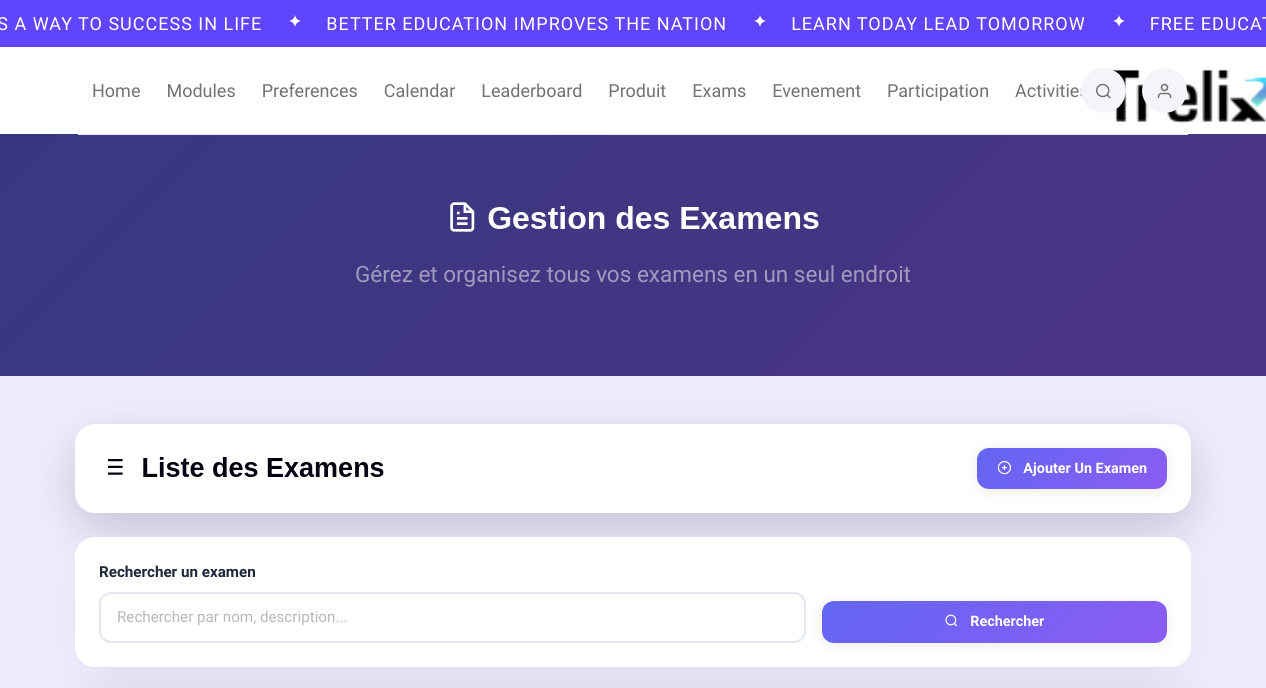
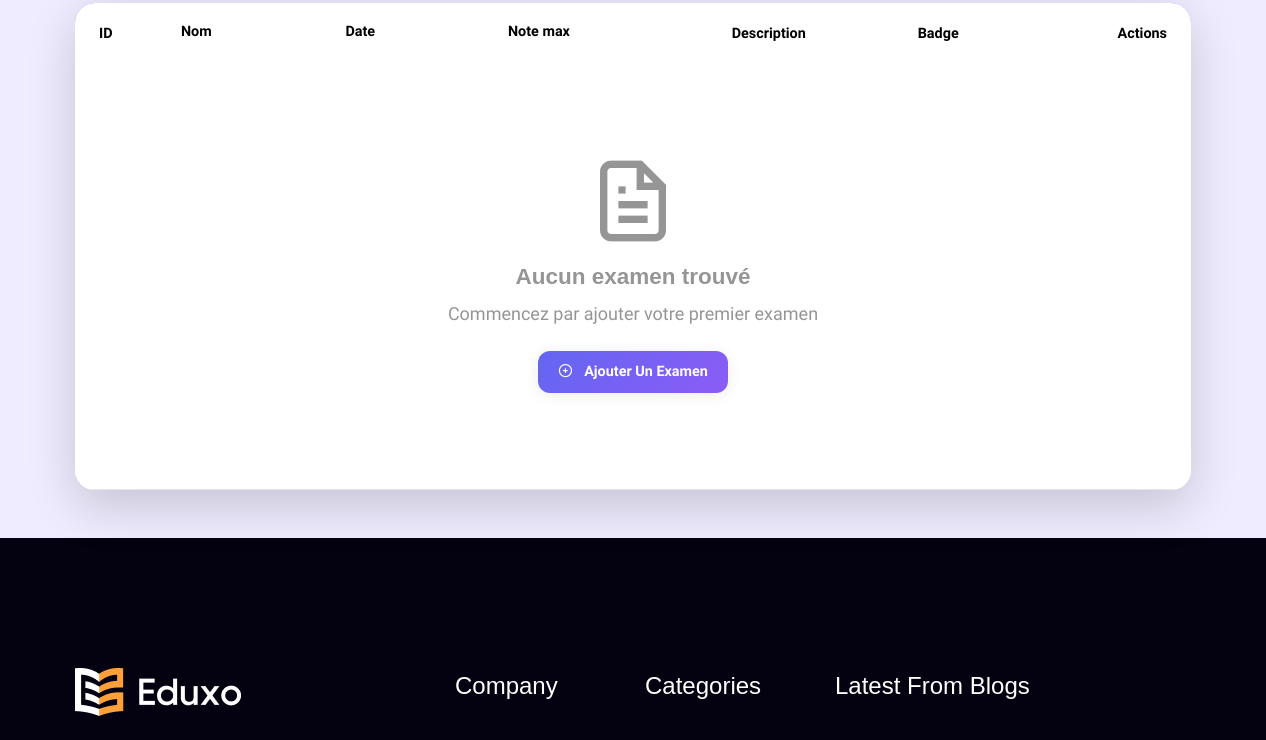
Page /api/ (upper part) on the earlier database version (2 pictures, top to bottom).
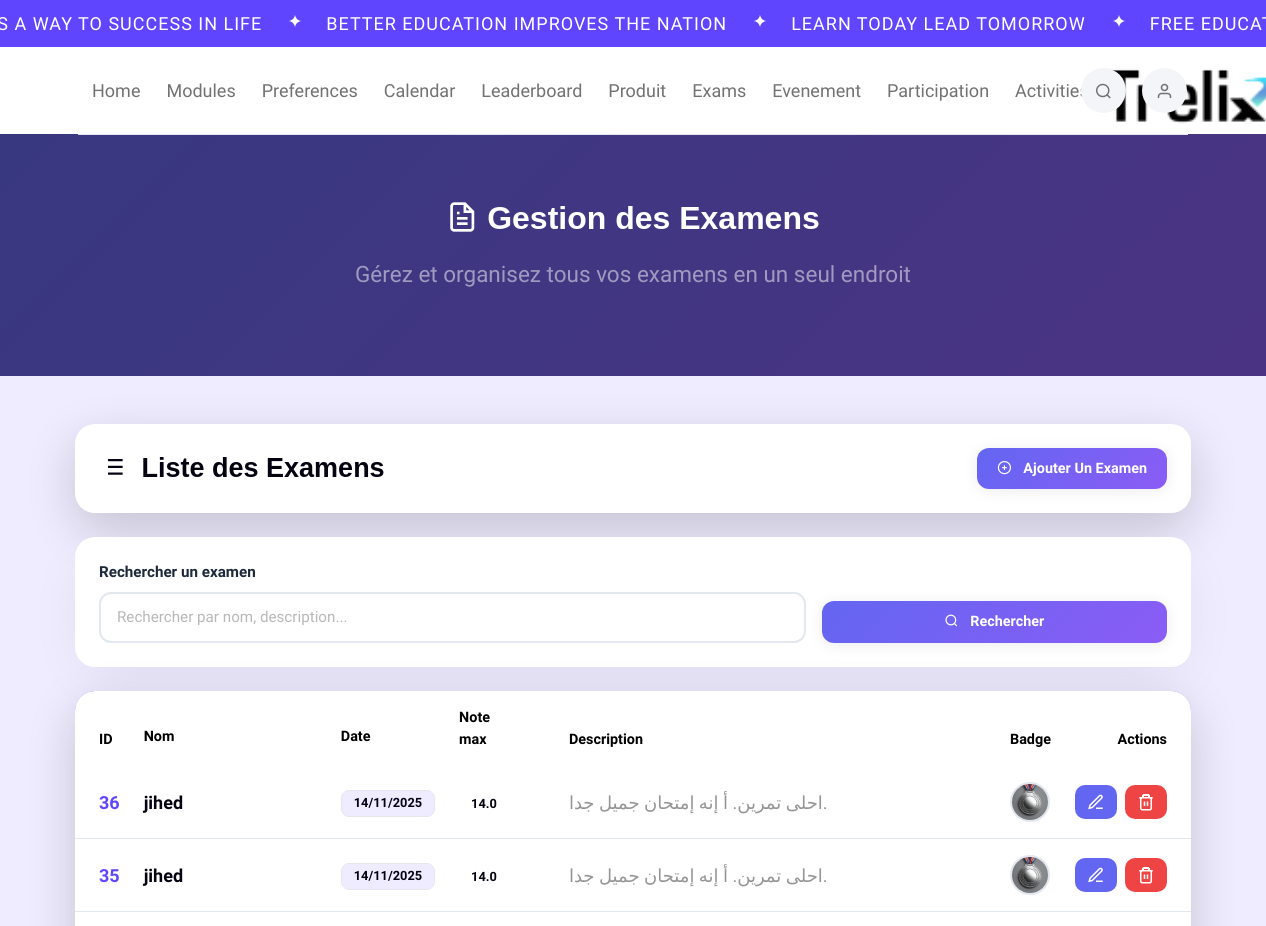
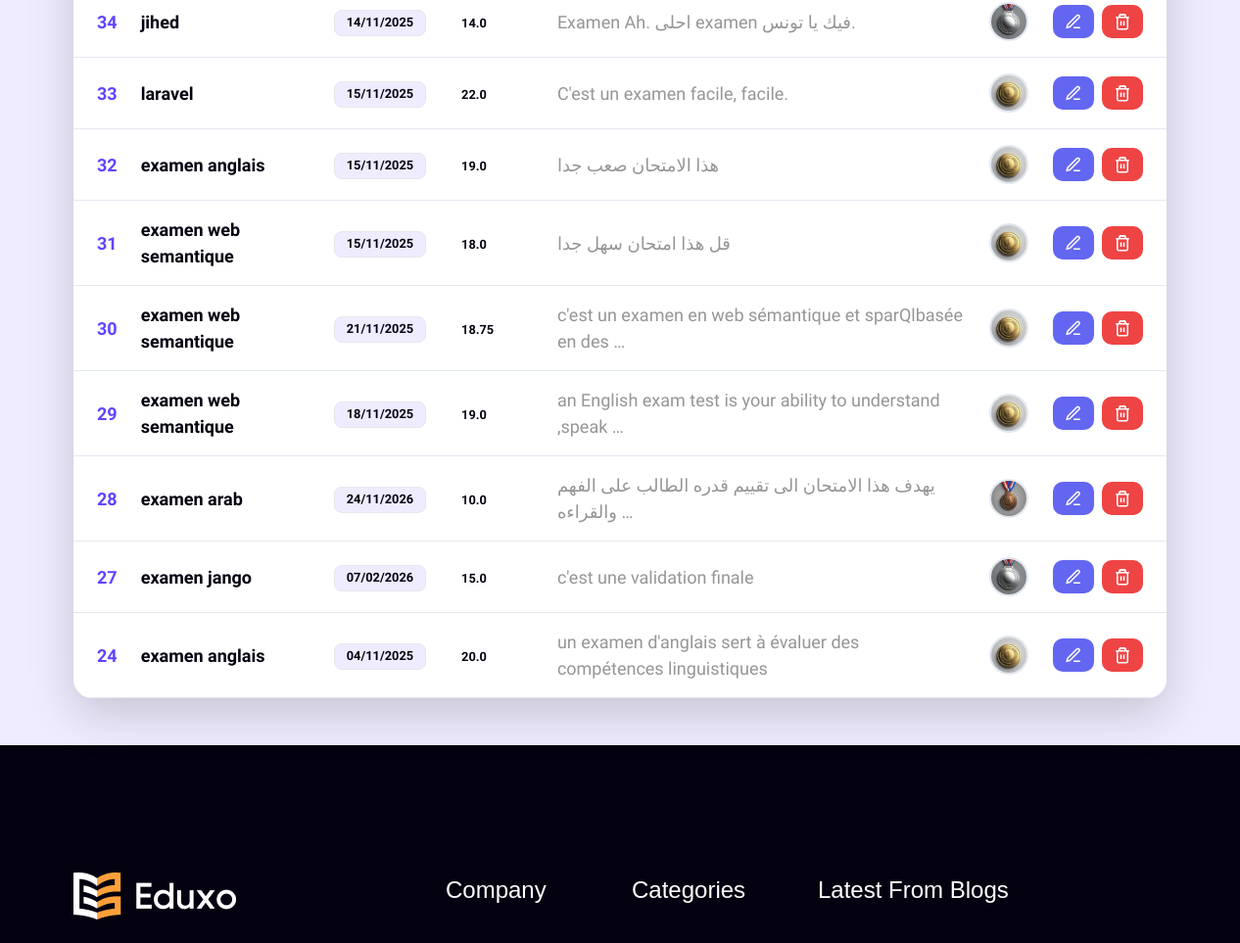
Same page on the later database version (2 pictures, top to bottom).
### evaluation/models.py (models this page shows, shortened)
class Examen(models.Model):
    nom = models.CharField(max_length=200)
    date_examen = models.DateField()
    note_max = models.FloatField()
    description = models.TextField(blank=True, null=True)
    badge = models.ForeignKey(Badge, on_delete=models.SET_NULL, null=True, blank=True, related_name="examens")

class Badge(models.Model):
    type = models.CharField(max_length=50)
    image = models.ImageField(upload_to='badges/', blank=True, null=True)

### evaluation/views.py (the view)
# urls.py: path('', views.examen_list, name='examen_list'),
def examen_list(request):
    search = request.GET.get('search', '')  # recherche par texte
    order = request.GET.get('order', '-id')  # tri par défaut : derniers d'abord
    examens = Examen.objects.all()
    if search:
        examens = examens.filter(
            Q(nom__icontains=search) |
            Q(description__icontains=search) |
            Q(note_max__icontains=search)
        )
    examens = examens.order_by(order)
    return render(request, 'examens_list.html', {
        'examens': examens,
        'search': search,
        'order': order
    })

### evaluation/templates/examens_list.html (shortened to what this page needs)
{% extends "trelix_app/base.html" %}
{% load static %}
{% block content %}
{% include 'trelix_app/header.html' %}
{% get_static_prefix as STATIC_PREFIX %}
<section class="promo-sec position-relative overflow-hidden"
 style="background: linear-gradient(135deg, rgba(99,102,241,.95) 0%, rgba(139,92,246,.95) 100%); padding:60px 0;">
  <div class="container">
    <div class="row">
      <div class="col-lg-12 text-center">
        <h1 class="display-4 text-white fw-bold mb-3">
          <i class="feather-icon icon-file-text"></i> Gestion des Examens
        </h1>
        <p class="text-white-50 fs-5 mb-4">
          Gérez et organisez tous vos examens en un seul endroit
        </p>
      </div>
    </div>
  </div>
</section>
<section class="py-5 bg-light">
  <div class="container">
    <div class="row justify-content-center">
      <div class="col-12">
        <div class="card border-0 shadow-lg custom-card mb-4">
          <div class="card-body p-4">
            <div class="row align-items-center">
              <div class="col-md-8">
                <h3 class="h4 mb-0 text-dark">
                  <i class="feather-icon icon-list me-2"></i>
                  Liste des Examens
                </h3>
              </div>
              <div class="col-md-4 text-end">
                <a href="/api/examens/ajouter/" class="btn btn-custom-primary">
                  <i class="feather-icon icon-plus-circle me-2"></i>
                  Ajouter un examen
                </a>
              </div>
            </div>
          </div>
        </div>
        <div class="card border-0 shadow-sm custom-card mb-4">
          <div class="card-body p-4">
            <form method="GET" class="row g-3 align-items-end">
              <div class="col-md-8">
                <label class="form-label-custom">Rechercher un examen</label>
                <div class="input-wrapper">
                  <input type="text" name="search" class="form-control-custom"
                         placeholder="Rechercher par nom, description..." value="{{ search }}">
                </div>
              </div>
              <div class="col-md-4">
                <button type="submit" class="btn btn-custom-primary w-100">
                  <i class="feather-icon icon-search me-2"></i>
                  Rechercher
                </button>
              </div>
            </form>
          </div>
        </div>
        <div class="card border-0 shadow-lg custom-card">
          <div class="card-body p-0">
            <div class="table-responsive">
              <table class="table table-hover align-middle mb-0">
                <thead class="table-custom-header">
                  <tr>
                    <th class="ps-4">ID</th>
                    <th>
                      <div class="d-flex align-items-center gap-1">
                        <span>Nom</span>
                        <div class="sort-buttons">
                          <a href="?order=nom&search={{ search }}" class="sort-link" title="Tri croissant">▲</a>
                          <a href="?order=-nom&search={{ search }}" class="sort-link" title="Tri décroissant">▼</a>
                        </div>
                      </div>
                    </th>
                    <th>
                      <div class="d-flex align-items-center gap-1">
                        <span>Date</span>
                        <div class="sort-buttons">
                          <a href="?order=date_examen&search={{ search }}" class="sort-link" title="Tri croissant">▲</a>
                          <a href="?order=-date_examen&search={{ search }}" class="sort-link" title="Tri décroissant">▼</a>
                        </div>
                      </div>
                    </th>
                    <th>
                      <div class="d-flex align-items-center gap-1">
                        <span>Note max</span>
                        <div class="sort-buttons">
                          <a href="?order=note_max&search={{ search }}" class="sort-link" title="Tri croissant">▲</a>
                          <a href="?order=-note_max&search={{ search }}" class="sort-link" title="Tri décroissant">▼</a>
                        </div>
                      </div>
                    </th>
                    <th>Description</th>
                    <th>Badge</th>
                    <th class="text-end pe-4">Actions</th>
                  </tr>
                </thead>
                <tbody>
                {% for examen in examens %}
                  <tr class="table-row-custom">
                    <td class="ps-4 fw-semibold text-primary">{{ examen.id }}</td>
                    <td class="fw-semibold text-dark">{{ examen.nom }}</td>
                    <td>
                      <span class="badge bg-light text-dark border">
                        {{ examen.date_examen|date:"d/m/Y" }}
                      </span>
                    </td>
                    <td>
                      <span class="badge bg-warning text-dark">
                        {{ examen.note_max }}
                      </span>
                    </td>
                    <td class="text-muted">
                      {{ examen.description|default:"—"|truncatewords:10 }}
                    </td>
                    <td>
                      {% if examen.badge and examen.badge.image %}
                        <img src="{{ examen.badge.image.url }}" class="badge-img" alt="badge">
                      {% else %}
                        <span class="text-muted">—</span>
                      {% endif %}
                    </td>
                    <td class="text-end pe-4">
                      <div class="btn-group-custom">
                        <a href="/api/examens/modifier/{{ examen.id }}/" class="btn btn-action-primary" title="Modifier">
                          <i class="feather-icon icon-edit-3"></i>
                        </a>
                        <a href="/api/examens/supprimer/{{ examen.id }}/"
                           class="btn btn-action-danger"
                           title="Supprimer"
                           onclick="return confirm('Voulez-vous vraiment supprimer cet examen ?')">
                          <i class="feather-icon icon-trash-2"></i>
                        </a>
                      </div>
                    </td>
                  </tr>
                {% empty %}
                  <tr>
                    <td colspan="7" class="text-center py-5">
                      <div class="empty-state">
                        <i class="feather-icon icon-file-text display-1 text-muted mb-3"></i>
                        <h5 class="text-muted">Aucun examen trouvé</h5>
                        <p class="text-muted mb-4">Commencez par ajouter votre premier examen</p>
                        <a href="/api/examens/ajouter/" class="btn btn-custom-primary">
                          <i class="feather-icon icon-plus-circle me-2"></i>
                          Ajouter un examen
                        </a>
                      </div>
                    </td>
                  </tr>
                {% endfor %}
                </tbody>
              </table>
            </div>
          </div>
        </div>
      </div>
    </div>
  </div>
</section>
{% include 'trelix_app/footer.html' %}
{% endblock %}

### trelix_app/templates/trelix_app/base.html (shortened to what this page needs)
<!DOCTYPE html>
{% load static %}
<html lang="en">
  <head>
    <link rel="stylesheet" href="{% static 'css/style.css' %}" />
    <link rel="stylesheet" href="{% static 'css/feather.css' %}" />
    <link rel="stylesheet" href="{% static 'css/glightbox.min.css' %}" />
    <link rel="stylesheet" href="{% static 'css/nice-select2.css' %}" />
    <link rel="stylesheet" href="{% static 'css/nouislider.min.css' %}" />
    <link rel="stylesheet" href="{% static 'css/swiper-bundle.min.css' %}" />
  </head>
  <body>
    {% block content %}{% endblock %}
  </body>
</html>

### trelix_app/templates/trelix_app/header.html (shortened to what this page needs)
{% load static %}
<header class="header header-1">
  <div class="header-top bg-primary text-info text-uppercase">
    <div class="marquee">
      <p>
        <span>Start Education is a Way to Success in Life</span>
        <span>Better Education Improves The Nation</span>
        <span>Learn Today Lead Tomorrow</span>
        <span>Free education for all</span>
      </p>
    </div>
  </div>
  <div class="header-nav-wrapper header-sticky">
    <nav class="navbar nav-center navbar-expand-xl">
      <div class="container navbar-line px-3">
        <div class="header-actions position-relative order-xl-2 d-flex align-items-center justify-content-between">
          <a class="text-reset icon rounded-5 bg-shade"
             href="#"
             data-bs-toggle="offcanvas"
             data-bs-target="#offcanvas-search"><i class="feather-icon icon-search"></i></a>
          <a class="text-reset icon rounded-5 bg-shade"
             data-bs-toggle="collapse"
             href="#collapseAdminMenu"
             role="button"
             aria-expanded="false"
             aria-controls="collapseAdminMenu"><i class="feather-icon icon-user"></i></a>
        </div>
        <div class="offcanvas offcanvas-start offcanvas-nav">
          <div class="offcanvas-body pt-0 align-items-center justify-content-between">
            <ul class="navbar-nav align-items-lg-center">
              <li class="nav-item"><a class="nav-link" href="{% url 'home' %}">Home</a></li>
              <li class="nav-item"><a class="nav-link" href="/modules/">Modules</a></li>
              <li class="nav-item"><a class="nav-link" href="/preferences/">Preferences</a></li>
               <li class="nav-item"><a class="nav-link" href="/goals">Calendar</a></li>
              <li class="nav-item"><a class="nav-link" href="/leaderboard">Leaderboard</a></li>
              <li class="nav-item"><a class="nav-link" href="/produit/">Produit</a></li>
              <li class="nav-item"><a class="nav-link" href="/api/">Exams</a></li>
               <li class="nav-item"><a class="nav-link" href="/evenements/listadmin/">Evenement</a></li>
               <li class="nav-item"><a class="nav-link" href="/evenements/">Participation</a></li>
              <li class="nav-item"><a class="nav-link" href="{% url 'activity:activity_list' %}">Activities</a></li>
            </ul>
            <a class="navbar-brand d-none d-xl-block m-0" href="{% url 'home' %}">
            </a>
          </div>
        </div>
      </div>
    </nav>
  </div>
</header>

### trelix_app/templates/trelix_app/footer.html (shortened to what this page needs)
<footer class="footer bg-dark">
  <div class="container">
    <div class="row">
      <div class="col-lg-3 col-sm-6">
        <div class="footer-widget about-footer">
          <div class="f-logo">
            <a href="index-2.html"
              ><img src="images/f-logo.png" alt="Logo"
            /></a>
          </div>
        </div>
      </div>
      <div class="col-lg-2 offset-lg-1 col-sm-6">
        <div class="footer-widget">
          <h3 class="widget-title text-white">Company</h3>
        </div>
      </div>
      <div class="col-lg-2 col-sm-6">
        <div class="footer-widget">
          <h3 class="widget-title text-white">Categories</h3>
        </div>
      </div>
      <div class="col-lg-4 ps-xxl-5 col-sm-6">
        <div class="footer-widget post-widget">
          <h3 class="widget-title text-white">Latest From Blogs</h3>
        </div>
      </div>
    </div>
  </div>
</footer>

### trelix_app/static/css/feather.css (style rules this page uses)
.feather-icon { font-family: "feather-icons"; display: inline-block; line-height: 1; font-weight: normal; font-style: normal; speak: none; text-decoration: inherit; text-transform: none; text-rendering: auto; -webkit-font-smoothing: antialiased; -moz-osx-font-smoothing: grayscale; }
.icon-edit-3:before { content: "\f15d"; }
.icon-file-text:before { content: "\f168"; }
.icon-list:before { content: "\f18e"; }
.icon-plus-circle:before { content: "\f1bd"; }
.icon-search:before { content: "\f1cd"; }
.icon-trash-2:before { content: "\f1f0"; }
.icon-user:before { content: "\f203"; }

### evaluation/templates/examens_list.html (style rules this page uses)
:root { --primary-color: #6366f1; --primary-dark: #4f46e5; --secondary-color: #6c757d; --success-color: #10b981; --danger-color: #ef4444; --warning-color: #f59e0b; --border-color: #e2e8f0; --shadow-light: 0 2px 15px rgba(0,0,0,0.08); --shadow-medium: 0 5px 25px rgba(0,0,0,0.1); --gradient-primary: linear-gradient(135deg, #6366f1 0%, #8b5cf6 100%); }
.custom-card { border-radius: 20px; overflow: hidden; transition: transform 0.3s ease, box-shadow 0.3s ease; }
.form-label-custom { color: #1e293b !important; font-weight: 600; font-size: 0.95rem; margin-bottom: 8px; display: block; }
.form-control-custom { width: 100%; padding: 12px 16px; border: 2px solid var(--border-color); border-radius: 12px; background: #fff; font-size: 0.95rem; transition: all 0.3s ease; }
.btn-custom-primary { background: var(--gradient-primary); border: none; color: white; padding: 10px 20px; border-radius: 12px; font-weight: 600; font-size: 0.9rem; transition: all 0.3s ease; box-shadow: var(--shadow-light); }
.table-custom-header { background: var(--gradient-primary); color: white; }
.table-custom-header th { border: none; padding: 16px 12px; font-weight: 600; font-size: 0.9rem; }
.table-row-custom { transition: all 0.3s ease; border-bottom: 1px solid var(--border-color); }
.table-row-custom td { padding: 16px 12px; border: none; }
.sort-buttons { display: flex; flex-direction: column; gap: 2px; margin-left: 8px; }
.sort-link { color: rgba(255, 255, 255, 0.9); text-decoration: none; font-size: 0.8rem; line-height: 0.8; transition: all 0.3s ease; background: rgba(255, 255, 255, 0.2); border-radius: 3px; padding: 2px 4px; display: flex; align-items: center; justify-content: center; width: 20px; height: 12px; }
.btn-group-custom { display: flex; gap: 8px; justify-content: flex-end; }
.btn-action-primary, .btn-action-danger { padding: 8px 12px; border-radius: 10px; border: none; color: white; transition: all 0.3s ease; display: flex; align-items: center; justify-content: center; }
.btn-action-primary { background: var(--primary-color); }
.btn-action-danger { background: var(--danger-color); }
.badge-img { width: 40px; height: 40px; border-radius: 50%; object-fit: cover; border: 2px solid var(--border-color); }
.badge { padding: 6px 12px; border-radius: 8px; font-weight: 600; font-size: 0.8rem; }
.custom-card { animation: fadeIn 0.5s ease forwards; }

Differences in the rows shown:
added Examen: id "36", nom "jihed", date_examen "14/11/2025", note_max "14.0", description "احلى تمرين. أ إنه إمتحان جميل جدا.", badge.image (picture)
added Examen: id "35", nom "jihed", date_examen "14/11/2025", note_max "14.0", description "احلى تمرين. أ إنه إمتحان جميل جدا.", badge.image (picture)
added Examen: id "34", nom "jihed", date_examen "14/11/2025", note_max "14.0", description "Examen Ah. احلى examen فيك يا تونس.", badge.image (picture)
added Examen: id "33", nom "laravel", date_examen "15/11/2025", note_max "22.0", description "C'est un examen facile, facile.", badge.image (picture)
added Examen: id "32", nom "examen anglais", date_examen "15/11/2025", note_max "19.0", description "هذا الامتحان صعب جدا", badge.image (picture)
added Examen: id "31", nom "examen web semantique", date_examen "15/11/2025", note_max "18.0", description "قل هذا امتحان سهل جدا", badge.image (picture)
added Examen: id "30", nom "examen web semantique", date_examen "21/11/2025", note_max "18.75", description "c'est un examen en web sémantique et sparQlbasée en des …", badge.image (picture)
added Examen: id "29", nom "examen web semantique", date_examen "18/11/2025", note_max "19.0", description "an English exam test is your ability to understand ,speak …", badge.image (picture)
added Examen: id "28", nom "examen arab", date_examen "24/11/2026", note_max "10.0", description "يهدف هذا الامتحان الى تقييم قدره الطالب على الفهم والقراءه …", badge.image (picture)
added Examen: id "27", nom "examen jango", date_examen "07/02/2026", note_max "15.0", description "c'est une validation finale", badge.image (picture)
added Examen: id "24", nom "examen anglais", date_examen "04/11/2025", note_max "20.0", description "un examen d'anglais sert à évaluer des compétences linguistiques", badge.image (picture)
Other differences:
text no longer shown: "Aucun examen trouvé Commencez par ajouter votre premier examen Ajouter Un Examen"
